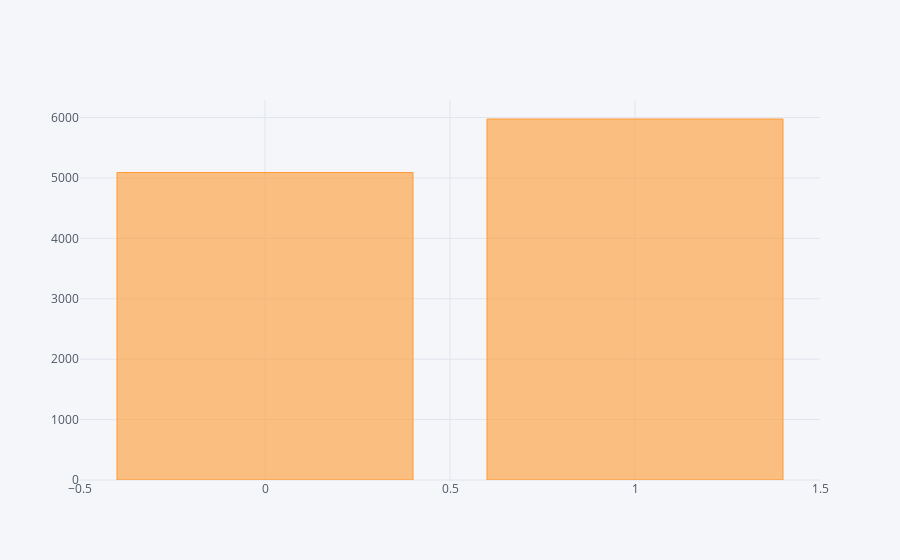

The code cell stored with this chart in its notebook:
### Markdown cell above
## 施策の効果の推定

### Code cell
# re78のtreatの条件付き平均値の差
cf.go_offline()
all_sample.groupby('treat').mean()['re78'].iplot(kind='bar')

### Figure 1 — Plotly figure (JSON) as saved in the notebook; plotly's stock layout.template omitted (floating-point values rounded to 4 significant figures)
{"data": [{"marker": {"color": "rgba(255, 153, 51, 0.6)", "line": {"color": "rgba(255, 153, 51, 1.0)", "width": 1}}, "name": "re78", "orientation": "v", "text": "", "type": "bar", "uid": "ea6b0825-a027-498c-b9b1-c3ac1bd68208", "x": [0, 1], "y": [5090.0, 5976.0]}], "layout": {"legend": {"bgcolor": "#F5F6F9", "font": {"color": "#4D5663"}}, "paper_bgcolor": "#F5F6F9", "plot_bgcolor": "#F5F6F9", "title": {"font": {"color": "#4D5663"}}, "xaxis": {"gridcolor": "#E1E5ED", "showgrid": true, "tickfont": {"color": "#4D5663"}, "title": {"font": {"color": "#4D5663"}, "text": ""}, "zerolinecolor": "#E1E5ED"}, "yaxis": {"gridcolor": "#E1E5ED", "showgrid": true, "tickfont": {"color": "#4D5663"}, "title": {"font": {"color": "#4D5663"}, "text": ""}, "zerolinecolor": "#E1E5ED"}}}
